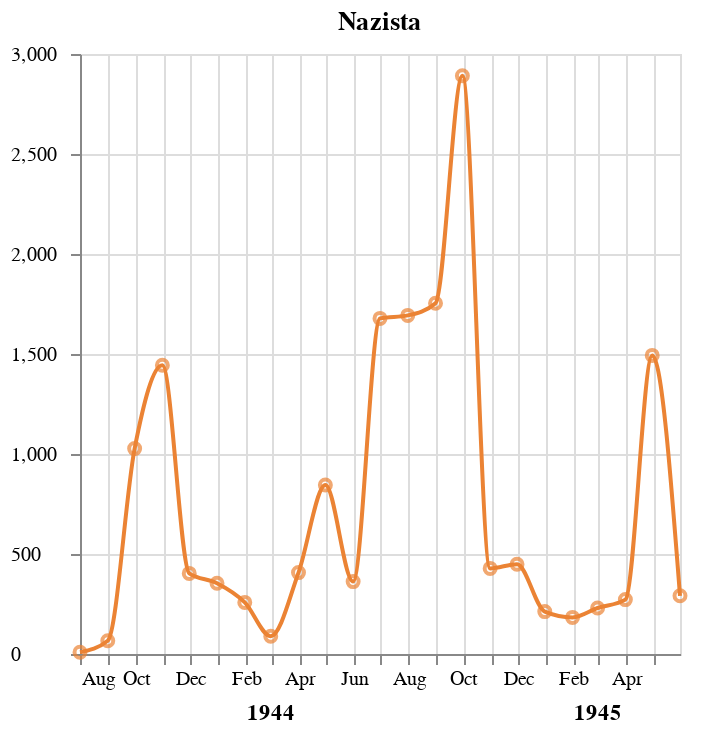

Vega-Lite specification stored for this chart:
### Vega-Lite specification from a JSON file in a GitHub repository (floating-point values rounded to 4 significant figures)
{"config": {"view": {"continuousWidth": 300, "continuousHeight": 300}, "axisY": {"labelAlign": "left", "labelPadding": 30}}, "layer": [{"mark": {"type": "line", "color": "#eb8334", "interpolate": "monotone"}, "encoding": {"x": {"axis": {"format": "%b", "labelFontWeight": "normal", "tickCount": "month"}, "field": "datainizio", "scale": {"domain": ["1943-07-31T00:00:00", "1945-05-31T00:00:00"]}, "title": null, "type": "temporal"}, "y": {"axis": {"labelBound": 300}, "field": "vittimetot", "title": null, "type": "quantitative"}}}, {"mark": {"type": "point", "color": "#eb8334", "tooltip": true}, "encoding": {"x": {"axis": {"format": "%b", "labelFontWeight": "normal", "tickCount": "month"}, "field": "datainizio", "scale": {"domain": ["1943-07-31T00:00:00", "1945-05-31T00:00:00"]}, "title": null, "type": "temporal"}, "y": {"field": "vittimetot", "title": null, "type": "quantitative"}}}, {"mark": {"type": "text", "align": "center", "fontWeight": "bold"}, "encoding": {"text": {"field": "datainizio", "timeUnit": "year", "type": "temporal"}, "x": {"field": "datainizio", "scale": {"domain": ["1943-07-31T00:00:00", "1945-05-31T00:00:00"]}, "title": null, "type": "temporal"}, "y": {"value": 330}}, "transform": [{"filter": "month(datum.datainizio) == 1"}]}], "data": {"name": "data-c93adabace1936455bcbe76817f11bc7"}, "height": 300, "title": "Nazista", "width": "container", "$schema": "https://vega.github.io/schema/vega-lite/v5.17.0.json", "datasets": {"data-c93adabace1936455bcbe76817f11bc7": [{"matrice_strage": "Nazista", "datainizio": "1943-07-31T00:00:00", "id_strage": 7785, "grande_strage": 0.0, "id_comune": 20900, "vittimetot": 9, "vittimeutot": 8.0, "vittimeubambini": 0.0, "vittimeuragazzi": 0.0, "vittimeuadulti": 8.0, "vittimeuanziani": 0.0, "vittimeusenzainfo": 0.0, "vittimedtot": 1.0, "vittimedbambine": 0.0, "vittimedragazze": 0.0, "vittimedadulte": 1.0, "vittimedanziane": 0.0, "vittimedsenzainfo": 0.0, "vittimeignote": 0.0, "id_regione": 57.0, "lng": 43.82}, {"matrice_strage": "Nazista", "datainizio": "1943-08-31T00:00:00", "id_strage": 47110, "grande_strage": 0.0, "id_comune": 117357, "vittimetot": 66, "vittimeutot": 59.0, "vittimeubambini": 0.0, "vittimeuragazzi": 2.0, "vittimeuadulti": 48.0, "vittimeuanziani": 5.0, "vittimeusenzainfo": 4.0, "vittimedtot": 7.0, "vittimedbambine": 0.0, "vittimedragazze": 0.0, "vittimedadulte": 5.0, "vittimedanziane": 2.0, "vittimedsenzainfo": 0.0, "vittimeignote": 0.0, "id_regione": 322.0, "lng": 267.3}, {"matrice_strage": "Nazista", "datainizio": "1943-09-30T00:00:00", "id_strage": 942538, "grande_strage": 0.0, "id_comune": 1547199, "vittimetot": 1027, "vittimeutot": 755.0, "vittimeubambini": 15.0, "vittimeuragazzi": 30.0, "vittimeuadulti": 584.0, "vittimeuanziani": 76.0, "vittimeusenzainfo": 62.0, "vittimedtot": 99.0, "vittimedbambine": 9.0, "vittimedragazze": 16.0, "vittimedadulte": 52.0, "vittimedanziane": 20.0, "vittimedsenzainfo": 6.0, "vittimeignote": 158.0, "id_regione": 4064.0, "lng": 4276.0}, {"matrice_strage": "Nazista", "datainizio": "1943-10-31T00:00:00", "id_strage": 675266, "grande_strage": 0.0, "id_comune": 1931775, "vittimetot": 1444, "vittimeutot": 895.0, "vittimeubambini": 36.0, "vittimeuragazzi": 54.0, "vittimeuadulti": 543.0, "vittimeuanziani": 145.0, "vittimeusenzainfo": 117.0, "vittimedtot": 159.0, "vittimedbambine": 23.0, "vittimedragazze": 18.0, "vittimedadulte": 81.0, "vittimedanziane": 21.0, "vittimedsenzainfo": 17.0, "vittimeignote": 390.0, "id_regione": 5267.0, "lng": 5110.0}, {"matrice_strage": "Nazista", "datainizio": "1943-11-30T00:00:00", "id_strage": 274831, "grande_strage": 27.0, "id_comune": 611713, "vittimetot": 403, "vittimeutot": 274.0, "vittimeubambini": 21.0, "vittimeuragazzi": 18.0, "vittimeuadulti": 165.0, "vittimeuanziani": 48.0, "vittimeusenzainfo": 23.0, "vittimedtot": 126.0, "vittimedbambine": 24.0, "vittimedragazze": 5.0, "vittimedadulte": 54.0, "vittimedanziane": 37.0, "vittimedsenzainfo": 6.0, "vittimeignote": 3.0, "id_regione": 1437.0, "lng": 1559.0}, {"matrice_strage": "Nazista", "datainizio": "1943-12-31T00:00:00", "id_strage": 261584, "grande_strage": 0.0, "id_comune": 546341, "vittimetot": 354, "vittimeutot": 277.0, "vittimeubambini": 7.0, "vittimeuragazzi": 13.0, "vittimeuadulti": 189.0, "vittimeuanziani": 65.0, "vittimeusenzainfo": 7.0, "vittimedtot": 57.0, "vittimedbambine": 7.0, "vittimedragazze": 8.0, "vittimedadulte": 24.0, "vittimedanziane": 12.0, "vittimedsenzainfo": 6.0, "vittimeignote": 16.0, "id_regione": 1215.0, "lng": 1420.0}, {"matrice_strage": "Nazista", "datainizio": "1944-01-31T00:00:00", "id_strage": 147273, "grande_strage": 0.0, "id_comune": 282589, "vittimetot": 258, "vittimeutot": 166.0, "vittimeubambini": 5.0, "vittimeuragazzi": 4.0, "vittimeuadulti": 106.0, "vittimeuanziani": 37.0, "vittimeusenzainfo": 14.0, "vittimedtot": 44.0, "vittimedbambine": 5.0, "vittimedragazze": 6.0, "vittimedadulte": 19.0, "vittimedanziane": 12.0, "vittimedsenzainfo": 2.0, "vittimeignote": 48.0, "id_regione": 617.0, "lng": 768.1}, {"matrice_strage": "Nazista", "datainizio": "1944-02-29T00:00:00", "id_strage": 107353, "grande_strage": 0.0, "id_comune": 207051, "vittimetot": 89, "vittimeutot": 75.0, "vittimeubambini": 2.0, "vittimeuragazzi": 3.0, "vittimeuadulti": 52.0, "vittimeuanziani": 9.0, "vittimeusenzainfo": 9.0, "vittimedtot": 14.0, "vittimedbambine": 1.0, "vittimedragazze": 2.0, "vittimedadulte": 8.0, "vittimedanziane": 3.0, "vittimedsenzainfo": 0.0, "vittimeignote": 0.0, "id_regione": 477.0, "lng": 528.9}, {"matrice_strage": "Nazista", "datainizio": "1944-03-31T00:00:00", "id_strage": 145674, "grande_strage": 0.0, "id_comune": 284528, "vittimetot": 407, "vittimeutot": 378.0, "vittimeubambini": 5.0, "vittimeuragazzi": 13.0, "vittimeuadulti": 260.0, "vittimeuanziani": 53.0, "vittimeusenzainfo": 47.0, "vittimedtot": 29.0, "vittimedbambine": 4.0, "vittimedragazze": 3.0, "vittimedadulte": 11.0, "vittimedanziane": 9.0, "vittimedsenzainfo": 2.0, "vittimeignote": 0.0, "id_regione": 640.0, "lng": 813.9}, {"matrice_strage": "Nazista", "datainizio": "1944-04-30T00:00:00", "id_strage": 214633, "grande_strage": 0.0, "id_comune": 372225, "vittimetot": 845, "vittimeutot": 456.0, "vittimeubambini": 13.0, "vittimeuragazzi": 13.0, "vittimeuadulti": 364.0, "vittimeuanziani": 40.0, "vittimeusenzainfo": 26.0, "vittimedtot": 105.0, "vittimedbambine": 12.0, "vittimedragazze": 5.0, "vittimedadulte": 63.0, "vittimedanziane": 24.0, "vittimedsenzainfo": 1.0, "vittimeignote": 284.0, "id_regione": 811.0, "lng": 1080.0}, {"matrice_strage": "Nazista", "datainizio": "1944-05-31T00:00:00", "id_strage": 169726, "grande_strage": 0.0, "id_comune": 341760, "vittimetot": 362, "vittimeutot": 231.0, "vittimeubambini": 0.0, "vittimeuragazzi": 3.0, "vittimeuadulti": 198.0, "vittimeuanziani": 10.0, "vittimeusenzainfo": 21.0, "vittimedtot": 29.0, "vittimedbambine": 3.0, "vittimedragazze": 1.0, "vittimedadulte": 15.0, "vittimedanziane": 3.0, "vittimedsenzainfo": 7.0, "vittimeignote": 100.0, "id_regione": 775.0, "lng": 930.4}, {"matrice_strage": "Nazista", "datainizio": "1944-06-30T00:00:00", "id_strage": 1260284, "grande_strage": 33.0, "id_comune": 2262209, "vittimetot": 1678, "vittimeutot": 1481.0, "vittimeubambini": 18.0, "vittimeuragazzi": 44.0, "vittimeuadulti": 1095.0, "vittimeuanziani": 224.0, "vittimeusenzainfo": 115.0, "vittimedtot": 131.0, "vittimedbambine": 11.0, "vittimedragazze": 5.0, "vittimedadulte": 91.0, "vittimedanziane": 22.0, "vittimedsenzainfo": 9.0, "vittimeignote": 49.0, "id_regione": 4701.0, "lng": 5840.0}, {"matrice_strage": "Nazista", "datainizio": "1944-07-31T00:00:00", "id_strage": 1260390, "grande_strage": 66.0, "id_comune": 1616671, "vittimetot": 1693, "vittimeutot": 1478.0, "vittimeubambini": 12.0, "vittimeuragazzi": 29.0, "vittimeuadulti": 1034.0, "vittimeuanziani": 310.0, "vittimeusenzainfo": 108.0, "vittimedtot": 127.0, "vittimedbambine": 7.0, "vittimedragazze": 3.0, "vittimedadulte": 65.0, "vittimedanziane": 41.0, "vittimedsenzainfo": 7.0, "vittimeignote": 75.0, "id_regione": 3313.0, "lng": 4488.0}, {"matrice_strage": "Nazista", "datainizio": "1944-08-31T00:00:00", "id_strage": 877480, "grande_strage": 251.0, "id_comune": 1088764, "vittimetot": 1754, "vittimeutot": 1156.0, "vittimeubambini": 81.0, "vittimeuragazzi": 51.0, "vittimeuadulti": 689.0, "vittimeuanziani": 208.0, "vittimeusenzainfo": 138.0, "vittimedtot": 591.0, "vittimedbambine": 78.0, "vittimedragazze": 47.0, "vittimedadulte": 355.0, "vittimedanziane": 84.0, "vittimedsenzainfo": 27.0, "vittimeignote": 9.0, "id_regione": 2148.0, "lng": 3012.0}, {"matrice_strage": "Nazista", "datainizio": "1944-09-30T00:00:00", "id_strage": 1074581, "grande_strage": 407.0, "id_comune": 1218695, "vittimetot": 2891, "vittimeutot": 1832.0, "vittimeubambini": 245.0, "vittimeuragazzi": 86.0, "vittimeuadulti": 1025.0, "vittimeuanziani": 313.0, "vittimeusenzainfo": 168.0, "vittimedtot": 983.0, "vittimedbambine": 225.0, "vittimedragazze": 74.0, "vittimedadulte": 510.0, "vittimedanziane": 156.0, "vittimedsenzainfo": 21.0, "vittimeignote": 70.0, "id_regione": 2114.0, "lng": 3147.0}, {"matrice_strage": "Nazista", "datainizio": "1944-10-31T00:00:00", "id_strage": 513342, "grande_strage": 31.0, "id_comune": 492933, "vittimetot": 428, "vittimeutot": 356.0, "vittimeubambini": 3.0, "vittimeuragazzi": 5.0, "vittimeuadulti": 286.0, "vittimeuanziani": 38.0, "vittimeusenzainfo": 16.0, "vittimedtot": 37.0, "vittimedbambine": 3.0, "vittimedragazze": 1.0, "vittimedadulte": 21.0, "vittimedanziane": 11.0, "vittimedsenzainfo": 1.0, "vittimeignote": 35.0, "id_regione": 918.0, "lng": 1513.0}, {"matrice_strage": "Nazista", "datainizio": "1944-11-30T00:00:00", "id_strage": 277130, "grande_strage": 0.0, "id_comune": 252140, "vittimetot": 449, "vittimeutot": 377.0, "vittimeubambini": 11.0, "vittimeuragazzi": 11.0, "vittimeuadulti": 294.0, "vittimeuanziani": 34.0, "vittimeusenzainfo": 27.0, "vittimedtot": 72.0, "vittimedbambine": 11.0, "vittimedragazze": 2.0, "vittimedadulte": 42.0, "vittimedanziane": 14.0, "vittimedsenzainfo": 3.0, "vittimeignote": 0.0, "id_regione": 455.0, "lng": 770.7}, {"matrice_strage": "Nazista", "datainizio": "1944-12-31T00:00:00", "id_strage": 150865, "grande_strage": 0.0, "id_comune": 183046, "vittimetot": 212, "vittimeutot": 147.0, "vittimeubambini": 10.0, "vittimeuragazzi": 4.0, "vittimeuadulti": 101.0, "vittimeuanziani": 20.0, "vittimeusenzainfo": 10.0, "vittimedtot": 52.0, "vittimedbambine": 8.0, "vittimedragazze": 2.0, "vittimedadulte": 28.0, "vittimedanziane": 13.0, "vittimedsenzainfo": 1.0, "vittimeignote": 13.0, "id_regione": 298.0, "lng": 548.6}, {"matrice_strage": "Nazista", "datainizio": "1945-01-31T00:00:00", "id_strage": 130637, "grande_strage": 0.0, "id_comune": 132233, "vittimetot": 183, "vittimeutot": 168.0, "vittimeubambini": 6.0, "vittimeuragazzi": 1.0, "vittimeuadulti": 139.0, "vittimeuanziani": 7.0, "vittimeusenzainfo": 15.0, "vittimedtot": 15.0, "vittimedbambine": 0.0, "vittimedragazze": 0.0, "vittimedadulte": 10.0, "vittimedanziane": 5.0, "vittimedsenzainfo": 0.0, "vittimeignote": 0.0, "id_regione": 300.0, "lng": 445.2}, {"matrice_strage": "Nazista", "datainizio": "1945-02-28T00:00:00", "id_strage": 134603, "grande_strage": 70.0, "id_comune": 139491, "vittimetot": 230, "vittimeutot": 226.0, "vittimeubambini": 0.0, "vittimeuragazzi": 1.0, "vittimeuadulti": 216.0, "vittimeuanziani": 1.0, "vittimeusenzainfo": 7.0, "vittimedtot": 4.0, "vittimedbambine": 0.0, "vittimedragazze": 0.0, "vittimedadulte": 2.0, "vittimedanziane": 1.0, "vittimedsenzainfo": 2.0, "vittimeignote": 0.0, "id_regione": 229.0, "lng": 478.8}, {"matrice_strage": "Nazista", "datainizio": "1945-03-31T00:00:00", "id_strage": 220555, "grande_strage": 174.0, "id_comune": 222133, "vittimetot": 272, "vittimeutot": 249.0, "vittimeubambini": 0.0, "vittimeuragazzi": 1.0, "vittimeuadulti": 210.0, "vittimeuanziani": 10.0, "vittimeusenzainfo": 30.0, "vittimedtot": 7.0, "vittimedbambine": 0.0, "vittimedragazze": 0.0, "vittimedadulte": 7.0, "vittimedanziane": 0.0, "vittimedsenzainfo": 0.0, "vittimeignote": 13.0, "id_regione": 408.0, "lng": 744.9}, {"matrice_strage": "Nazista", "datainizio": "1945-04-30T00:00:00", "id_strage": 1197802, "grande_strage": 276.0, "id_comune": 1188254, "vittimetot": 1493, "vittimeutot": 1322.0, "vittimeubambini": 24.0, "vittimeuragazzi": 62.0, "vittimeuadulti": 1009.0, "vittimeuanziani": 131.0, "vittimeusenzainfo": 97.0, "vittimedtot": 137.0, "vittimedbambine": 8.0, "vittimedragazze": 7.0, "vittimedadulte": 85.0, "vittimedanziane": 28.0, "vittimedsenzainfo": 8.0, "vittimeignote": 33.0, "id_regione": 1787.0, "lng": 3801.0}, {"matrice_strage": "Nazista", "datainizio": "1945-05-31T00:00:00", "id_strage": 171472, "grande_strage": 54.0, "id_comune": 149355, "vittimetot": 291, "vittimeutot": 205.0, "vittimeubambini": 2.0, "vittimeuragazzi": 3.0, "vittimeuadulti": 134.0, "vittimeuanziani": 50.0, "vittimeusenzainfo": 4.0, "vittimedtot": 85.0, "vittimedbambine": 12.0, "vittimedragazze": 0.0, "vittimedadulte": 44.0, "vittimedanziane": 27.0, "vittimedsenzainfo": 1.0, "vittimeignote": 1.0, "id_regione": 207.0, "lng": 533.1}]}}
